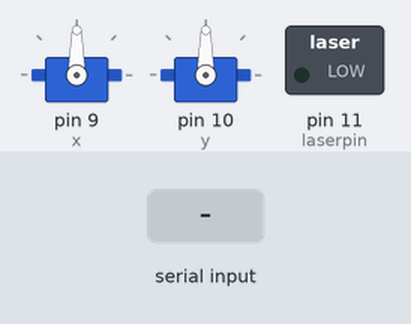
Bench run of a sketch on a simulated Arduino Uno, built with avr-gcc and run on an emulated ATmega328P. On the bench: 2 × servo, switched loads named in the sketch (green lamp = pin HIGH). The test bench sets the inputs (shaded band).

Above: at 1.2 s.
1.3 s: "90,45,200\n" received over Serial
At 2.6 s:
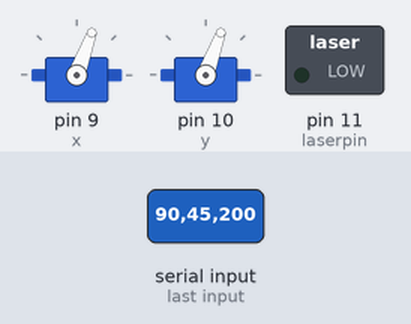
2.9 s: "30,150,10\n" received over Serial
At 4.0 s:
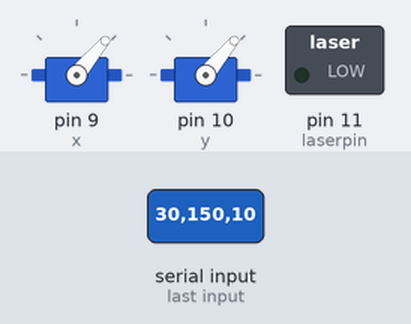
4.5 s: "90,45\n" received over Serial
At 5.8 s:
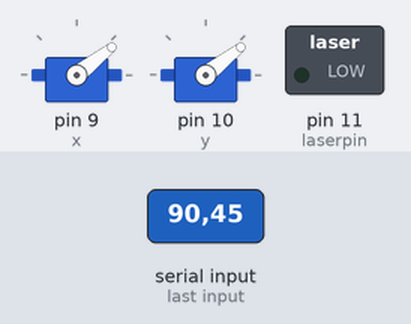
6.1 s: "90,45,200\n" received over Serial
At 7.7 s:
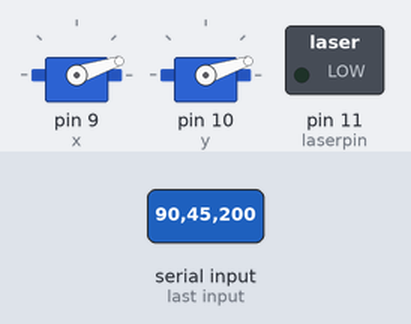
Timing chart, 0 to 8.7 s (numbered marks = the images above; inputs shaded):
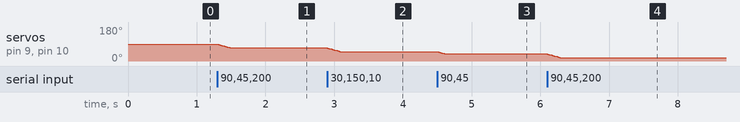

Measured:
- after the input at 1.3 s, servo on pin 9 (x), servo on pin 10 (y): moves from 90° to 70° over 0.18 s, starting at once
- after the input at 2.9 s, servo on pin 9 (x), servo on pin 10 (y): moves from 70° to 50° over 0.18 s, starting at once
- after the input at 4.5 s, servo on pin 9 (x), servo on pin 10 (y): 50° → 38° at once
- after the input at 6.1 s, servo on pin 9 (x), servo on pin 10 (y): moves from 38° to 18° over 0.18 s, starting at once

The sketch:

takipci.ino
```cpp
#include<Servo.h>

Servo x, y;
int width = 640, height = 480;
int xpos = 90, ypos = 90;
int laserpin = 11;
void setup() {

  pinMode (laserpin, OUTPUT);
  Serial.begin(9600);
  x.attach(9);
  y.attach(10);
  // Serial.print(width);
  //Serial.print("\t");
  //Serial.println(height);
  x.write(xpos);
  y.write(ypos);
}
const int angle = 2;

void loop() {
  if (Serial.available() > 0)
  {
    int xaPos=xpos;
    int yaPos=ypos;
    int x_mid, y_mid, t_gelen;
    if (Serial.read() == 'X')
    {
      x_mid = Serial.parseInt();
      if (Serial.read() == 'Y')
        y_mid = Serial.parseInt();
        if (Serial.read() == 'T')
          t_gelen = Serial.parseInt();
    }

//    if (x_mid < width / 2 )// + 30)
//      xpos += angle;
//    if (x_mid > width / 2 )// - 30)
//      xpos -= angle;
//    if (y_mid < height / 2 )// + 30)
//      ypos += angle;
//    if (y_mid > height / 2 )// - 30)
//      ypos -= angle;


    if (x_mid < width / 2  + 40)
      ypos -= angle;
    if (x_mid > width / 2  - 40)
      ypos += angle;
    if (y_mid < height / 2  + 40)
      xpos += angle;
    if (y_mid > height / 2  - 40)
      xpos -= angle;


    //Servo limiti
    if (xpos >= 180)
      xpos = 180;
    else if (xpos <= 0)
      xpos = 0;
    if (ypos >= 180)
      ypos = 180;
    else if (ypos <= 0)
      ypos = 0;

//    while((xaPos!=xpos)&&(yaPos!=ypos)){
//      if (xaPos>xpos){
//        xaPos=xaPos-1;
//        x.write(xaPos);
//      }
//      if (xaPos<xpos){
//        xaPos=xaPos+1;
//        x.write(xaPos);
//      }
//      if (yaPos>ypos){
//        yaPos=yaPos-1;
//        y.write(yaPos);
//      }
//      if (yaPos<ypos){
//        yaPos=yaPos+1;
//        y.write(yaPos);
//      }
//      delay(100);
//    }


    if (t_gelen==1){
      digitalWrite(laserpin, HIGH);
    }
    else {
      digitalWrite(laserpin, LOW);
    }

    x.write(xpos);
    y.write(ypos);
    delay(20);

  }
}
```
